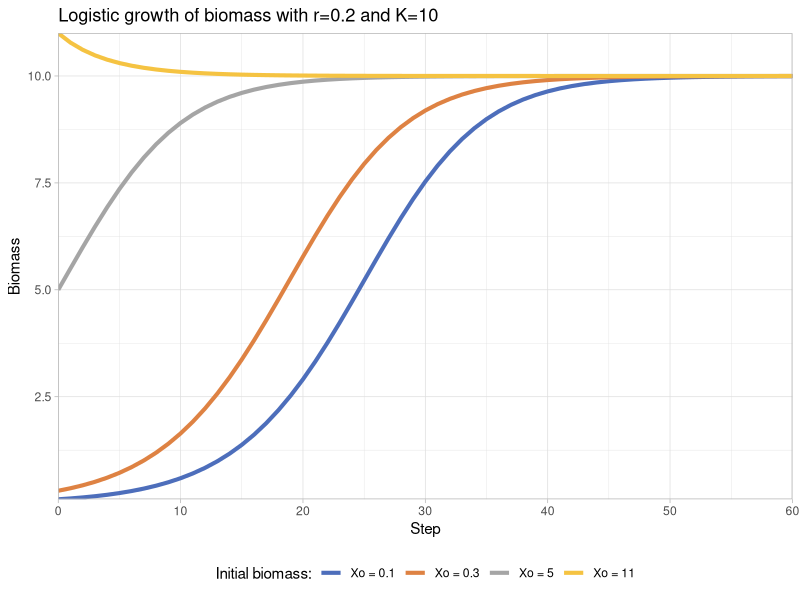
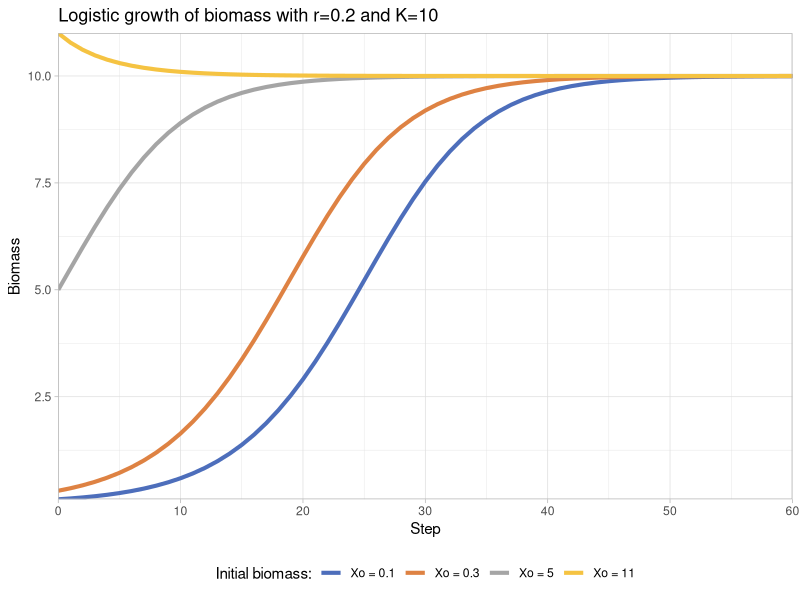

The R source for these figures, in order:
library(reshape2)
library(ggplot2)

# Constants
R <- 0.2
K <- 10
STEPS <- 60
INITIAL_BIOMASSES <- c(0.1, 0.3, 5, 11)
COLORS <- c("#4D6EBB", "#DE8243", "#A5A5A5", "#F5C342")

# Return the logistic growth function defined by two parameters,
# growth rate R and carrying capacity K:
# f(x) = x + R * (1 - x / K)
logisticGrowthFunction <- function(growthRate, carryingCapacity) {
  function(x) {
    x + growthRate * x * (1 - x / carryingCapacity)
  }
}

# Simulate the growths of the initial biomass based on the given
# growth function. Return the array of biomass values at each step
growBiomass <- function(initialBiomass, growthFunction, numSteps) {
  biomassValues <- c(initialBiomass)
  
  for(i in 1:numSteps) {
    nextValue <- growthFunction(biomassValues[i])
    biomassValues <- c(biomassValues, nextValue)
  }
  return(biomassValues)
}

growthFunction <- logisticGrowthFunction(R, K)

# Constructing a data frame
df <- data.frame(step=c(0:STEPS))

for (initialBiomass in INITIAL_BIOMASSES) {
  biomassValues <- growBiomass(initialBiomass, growthFunction, STEPS)
  df <- cbind(df, biomassValues)
}

# Setting column names to ("step", "x1", "x2", ..., "xn")
colnames(df) <- c("step", paste("x", 1:length(INITIAL_BIOMASSES), sep = ""))

melted.df <- melt(df,"step")

plot <- ggplot(data = melted.df) +
  ggtitle(sprintf("Logistic growth of biomass with r=%s and K=%s", R, K)) + 
  geom_line(aes(x = step, y = value, colour = variable), linewidth=1.4) +
  labs(x = "Step", y = "Biomass") +
  scale_x_continuous(expand = c(0, 0)) +
  scale_y_continuous(expand = c(0, 0)) +
  scale_colour_manual(
    values=COLORS,
    name="Initial biomass:",
    labels=paste("Xo", INITIAL_BIOMASSES, sep = " = "),
    breaks=colnames(df)[-1]) +
  theme_light() +
  theme(legend.position="bottom")
plot

ggsave("../figures/logisticCurves.png", plot = plot, width = 6, height=4)
